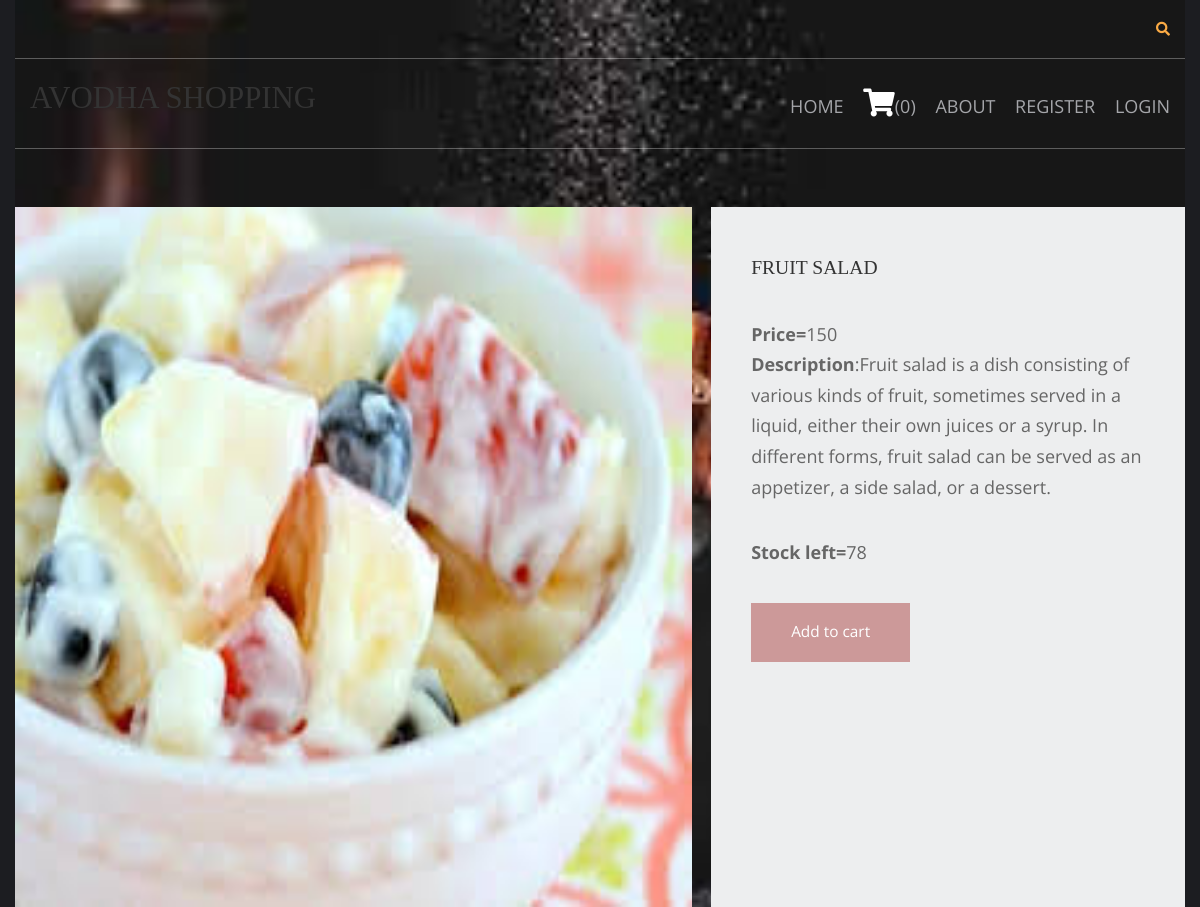
The page /desserts/fruit-salad on the database its author committed.
### shop/models.py (models this page shows, shortened)
class products(models.Model):
    name = models.CharField ( max_length = 250 , unique = True )
    slug = models.CharField ( max_length = 250 , unique = True )
    img = models.ImageField ( upload_to = 'product' )
    desc = models.TextField ()
    stock = models.IntegerField ()
    availability = models.BooleanField ()
    price = models.IntegerField ()
    category = models.ForeignKey(categ,on_delete=models.CASCADE)

### shop/views.py (the view)
# urls.py: path('<slug:c_slug>/<slug:product_slug>',views.prodDetails,name='details'),
def prodDetails(request,c_slug,product_slug):
    try:
        prod=products.objects.get(category__slug=c_slug,slug=product_slug)
    except Exception as e :
        raise e
    return render(request,'item.html',{'pr':prod})

### cart/context_processor.py (called while the page is built)
def count(request):
    item_count=0;
    if 'admin' in request.path:
        return {}
    else:
        try:
            ct=cartlist.objects.filter(cart_id=c_id(request))
            cti=items.objects.all().filter(cart=ct[:1])
            for c in cti:
                item_count+=c.quan
        except cartlist.DoesnotExist:
            item_count=0
        return dict(itc=item_count)

### cart/views.py (called while the page is built)
def c_id(request):
    ct_id=request.session.session_key
    if not ct_id:
        ct_id=request.session.create()
    return ct_id

### templates/item.html (shortened to what this page needs)
{% extends 'base.html' %}
{% load static %}
{% block content %}
<head>
    <link href="{% static 'pr/fontawesome/css/all.min.css' %}" rel="stylesheet" />
    <link href="{% static 'pr/css/templatemo-comparto.css' %}" rel="stylesheet" />
</head>
<body>
  <br><br>
        <section class="tm-mb-1" id="about">
            <div class="tm-row tm-about-row">
                <div class="tm-section-1-l">
                    <img src="{{pr.img.url}}" style="height:700;width:700;" alt="About image" class="tm-img-responsive">
                </div>
                <article class="tm-section-1-r tm-bg-color-8">
                    <h4 class="tm-mb-2 tm-title-color">{{pr.name}}</h4>
                    <p><b>Price=</b>{{pr.price}}<br><b>Description</b>:{{pr.desc}}<br></p>
                    <p><b>Stock left=</b>{{pr.stock}}<br></p>
                {% if pr.stock <= 0 %}
                    <h1 style="color:red">Sorry,Out of stock</h1>
                {% else %}
                    <a href="{% url 'addcart' pr.id %}" class="tm-btn tm-btn-1 tm-link-to-services">Add to cart</a>
                {% endif %}
                </article>
            </div>
        </section>
</body>
</html>
{% endblock %}

### static/hm/layout/styles/layout.css (style rules this page uses)
*, *::before, *::after { transition:all .3s ease-in-out; }
body { color:#A5A6AA; background-color:#1C1D21; }
a { color:#FBAB45; }

### static/pr/css/templatemo-comparto.css (style rules this page uses)
*, *::before, *::after { box-sizing: border-box; outline: none; }
ul, h1, h2, h3, h4, p, figure { padding: 0; margin: 0; }
body { font-family: 'Open Sans', Arial, sans-serif; font-size: 18px; overflow-x: hidden; padding-left: 15px; padding-right: 15px; margin: 0; }
a { transition: all 0.3s ease; text-decoration: none; }
p { color: #666; line-height: 1.7; margin-bottom: 35px; }
h1, h2, h3, h4, h5, h6 { color: #333; }
.tm-mb-1 { margin-bottom: 20px; }
.tm-mb-2 { margin-bottom: 40px; }
.tm-bg-color-8 { background-color: #EDEEEF; }
.tm-img-responsive { max-width: 100%; height: auto; }
.tm-section-1-l { width: 57.85%; margin-right: 1.65%; }
.tm-section-1-r { padding: 50px 40px; width: 40.5%; }
.tm-row { display: flex; }
.tm-btn { display: inline-block; padding: 15px 40px; font-size: 1.1rem; border: none; background-color: #CC9999; color: white; }
a { color: #666; }

### static/hm/layout/styles/framework.css (style rules this page uses)
html { overflow-y:scroll; overflow-x:hidden; }
html, body { margin:0; padding:0; font-size:14px; line-height:1.6em; }
*, *::before, *::after { box-sizing:border-box; }
a { outline:none; text-decoration:none; }
img { width:auto; max-width:100%; height:auto; margin:0; padding:0; border:none; line-height:normal; vertical-align:middle; }
body, input, textarea, select { font-family:Verdana, Geneva, sans-serif; }
h1, h2, h3, h4, h5, h6, .heading { font-family:Georgia, "Times New Roman", Times, serif; }
::placeholder { opacity:1; }
h1, h2, h3, h4, h5, h6, .heading { margin:0 0 20px 0; font-size:1.4rem; line-height:normal; font-weight:normal; text-transform:uppercase; }
address, article, aside, figcaption, figure, footer, header, main, nav, section { display:block; margin:0; padding:0; }

### rows shown on the page
products: img (picture), name "FRUIT SALAD", price "150", desc "Fruit salad is a dish consisting of various kinds of fruit, sometimes served in a liquid, either their own juices or a syrup. In different forms, fruit salad can be served as an appetizer, a side salad, or a dessert.", stock "78"

### other values the page prints
{{ itc }} "0"
